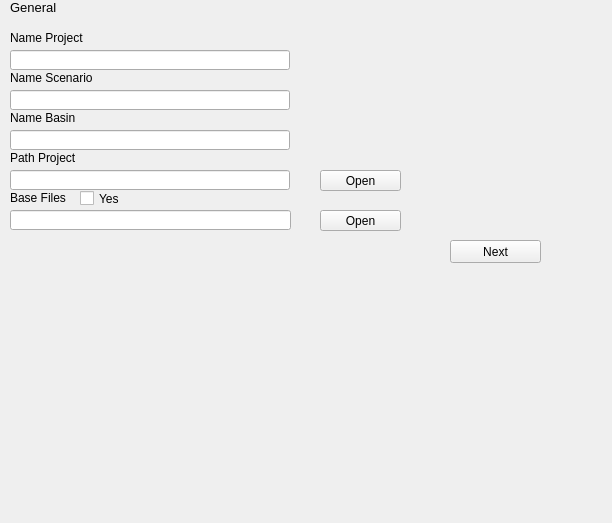
            <widget class="QWidget" name="Step1">
             <property name="geometry">
              <rect>
               <x>0</x>
               <y>0</y>
               <width>612</width>
               <height>523</height>
              </rect>
             </property>
             <attribute name="label">
              <string>Step 1 - Configuration Project</string>
             </attribute>
             <widget class="QLineEdit" name="Name_Basin">
              <property name="geometry">
               <rect>
                <x>10</x>
                <y>130</y>
                <width>280</width>
                <height>20</height>
               </rect>
              </property>
             </widget>
             <widget class="QLineEdit" name="output_path">
              <property name="geometry">
               <rect>
                <x>10</x>
                <y>170</y>
                <width>280</width>
                <height>20</height>
               </rect>
              </property>
             </widget>
             <widget class="QLineEdit" name="name_scenario">
              <property name="geometry">
               <rect>
                <x>10</x>
                <y>90</y>
                <width>280</width>
                <height>20</height>
               </rect>
              </property>
             </widget>
             <widget class="QLineEdit" name="name_project">
              <property name="geometry">
               <rect>
                <x>10</x>
                <y>50</y>
                <width>280</width>
                <height>20</height>
               </rect>
              </property>
             </widget>
             <widget class="QPushButton" name="select_output">
              <property name="geometry">
               <rect>
                <x>320</x>
                <y>170</y>
                <width>81</width>
                <height>21</height>
               </rect>
              </property>
              <property name="text">
               <string>Open</string>
              </property>
             </widget>
             <widget class="QLabel" name="label">
              <property name="geometry">
               <rect>
                <x>10</x>
                <y>30</y>
                <width>121</width>
                <height>16</height>
               </rect>
              </property>
              <property name="text">
               <string>&lt;html&gt;&lt;head/&gt;&lt;body&gt;&lt;p&gt;Name Project&lt;/p&gt;&lt;/body&gt;&lt;/html&gt;</string>
              </property>
             </widget>
             <widget class="QLabel" name="label_2">
              <property name="geometry">
               <rect>
                <x>10</x>
                <y>150</y>
                <width>121</width>
                <height>16</height>
               </rect>
              </property>
              <property name="text">
               <string>&lt;html&gt;&lt;head/&gt;&lt;body&gt;&lt;p&gt;Path Project&lt;/p&gt;&lt;/body&gt;&lt;/html&gt;</string>
              </property>
             </widget>
             <widget class="QPushButton" name="Button_Step_s1">
              <property name="geometry">
               <rect>
                <x>450</x>
                <y>240</y>
                <width>91</width>
                <height>23</height>
               </rect>
              </property>
              <property name="text">
               <string>Next</string>
              </property>
             </widget>
             <widget class="QLabel" name="label_5">
              <property name="geometry">
               <rect>
                <x>10</x>
                <y>110</y>
                <width>121</width>
                <height>16</height>
               </rect>
              </property>
              <property name="text">
               <string>&lt;html&gt;&lt;head/&gt;&lt;body&gt;&lt;p&gt;Name Basin&lt;/p&gt;&lt;/body&gt;&lt;/html&gt;</string>
              </property>
             </widget>
             <widget class="QLabel" name="label_4">
              <property name="geometry">
               <rect>
                <x>10</x>
                <y>70</y>
                <width>121</width>
                <height>16</height>
               </rect>
              </property>
              <property name="text">
               <string>&lt;html&gt;&lt;head/&gt;&lt;body&gt;&lt;p&gt;Name Scenario&lt;/p&gt;&lt;/body&gt;&lt;/html&gt;</string>
              </property>
             </widget>
             <widget class="QLabel" name="label_3">
              <property name="geometry">
               <rect>
                <x>10</x>
                <y>0</y>
                <width>121</width>
                <height>16</height>
               </rect>
              </property>
              <property name="text">
               <string>&lt;html&gt;&lt;head/&gt;&lt;body&gt;&lt;p&gt;&lt;span style=&quot; font-size:10pt;&quot;&gt;General&lt;/span&gt;&lt;/p&gt;&lt;/body&gt;&lt;/html&gt;</string>
              </property>
             </widget>
             <widget class="QPushButton" name="select_base_files">
              <property name="geometry">
               <rect>
                <x>320</x>
                <y>210</y>
                <width>81</width>
                <height>21</height>
               </rect>
              </property>
              <property name="text">
               <string>Open</string>
              </property>
             </widget>
             <widget class="QLabel" name="label_40">
              <property name="geometry">
               <rect>
                <x>10</x>
                <y>190</y>
                <width>121</width>
                <height>16</height>
               </rect>
              </property>
              <property name="text">
               <string>&lt;html&gt;&lt;head/&gt;&lt;body&gt;&lt;p&gt;Base Files&lt;/p&gt;&lt;/body&gt;&lt;/html&gt;</string>
              </property>
             </widget>
             <widget class="QLineEdit" name="path_base_files">
              <property name="geometry">
               <rect>
                <x>10</x>
                <y>210</y>
                <width>281</width>
                <height>20</height>
               </rect>
              </property>
             </widget>
             <widget class="QCheckBox" name="Check_Base_File">
              <property name="geometry">
               <rect>
                <x>80</x>
                <y>190</y>
                <width>70</width>
                <height>17</height>
               </rect>
              </property>
              <property name="text">
               <string>Yes</string>
              </property>
             </widget>
            </widget>
